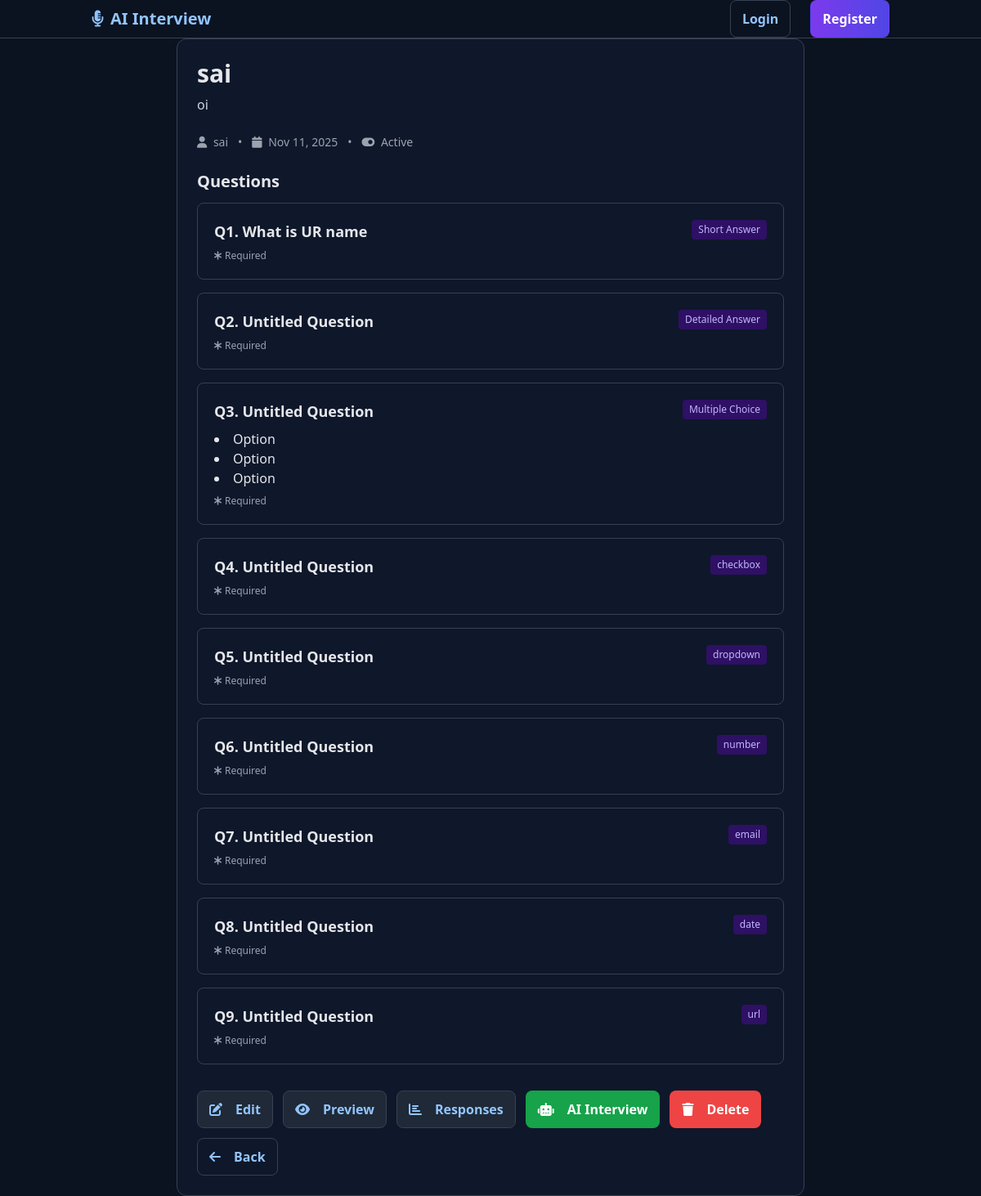
Page /interviews/2/ on the committed database.
### interviews/models.py (models this page shows, shortened)
class Interview(models.Model):
    title = models.CharField(max_length=255)
    description = models.TextField(blank=True)
    created_by = models.ForeignKey(User, on_delete=models.CASCADE, related_name='interviews')
    created_at = models.DateTimeField(default=timezone.now)
    updated_at = models.DateTimeField(auto_now=True)
    is_active = models.BooleanField(default=True)
    class Meta:
        ordering = ['-created_at']

class Question(models.Model):
    QUESTION_TYPES = [
        ('text', 'Short Answer'),
        ('textarea', 'Detailed Answer'),
        ('multiple_choice', 'Multiple Choice'),
    ]
    interview = models.ForeignKey(Interview, on_delete=models.CASCADE, related_name='questions')
    section = models.ForeignKey(Section, null=True, blank=True, on_delete=models.SET_NULL, related_name='questions')
    question_text = models.TextField()
    question_type = models.CharField(max_length=20, choices=QUESTION_TYPES, default='text')
    is_required = models.BooleanField(default=True)
    order = models.IntegerField(default=0)
    class Meta:
        ordering = ['order']

class QuestionOption(models.Model):
    question = models.ForeignKey(Question, on_delete=models.CASCADE, related_name='options')
    option_text = models.CharField(max_length=255)
    order = models.IntegerField(default=0)
    class Meta:
        ordering = ['order']

### interviews/views.py (the view)
# urls.py: path('<int:pk>/', views.interview_detail, name='detail'),
@require_http_methods(["GET"])
def interview_detail(request, pk):
    interview = get_object_or_404(Interview, pk=pk)
    return render(request, 'interviews/detail.html', {'interview': interview})

### templates/interviews/detail.html (shortened to what this page needs)
{% extends 'base.html' %}
{% block content %}
<div class="max-w-3xl mx-auto">
  <div class="card">
    <h1 class="text-3xl font-bold mb-2">{{ interview.title }}</h1>
    {% if interview.description %}<p class="text-gray-700 mb-6">{{ interview.description }}</p>{% endif %}
    <div class="flex items-center text-sm text-gray-600 mb-6 space-x-3">
      <span><i class="fas fa-user mr-1"></i> {{ interview.created_by.username }}</span>
      <span>•</span>
      <span><i class="fas fa-calendar mr-1"></i> {{ interview.created_at|date:"M d, Y" }}</span>
      <span>•</span>
      <span><i class="fas fa-toggle-on mr-1"></i> {% if interview.is_active %}Active{% else %}Inactive{% endif %}</span>
    </div>
    <h2 class="text-xl font-semibold mb-3">Questions</h2>
    <div class="space-y-4">
      {% for q in interview.questions.all %}
      <div class="border border-gray-200 rounded-lg p-5">
        <div class="flex justify-between items-start">
          <h3 class="text-lg font-semibold">Q{{ forloop.counter }}. {{ q.question_text }}</h3>
          <span class="text-xs px-2 py-1 rounded bg-purple-100 text-purple-800">{{ q.get_question_type_display }}</span>
        </div>
        {% if q.question_type == 'multiple_choice' %}
          <ul class="list-disc list-inside mt-2 text-gray-800">
            {% for opt in q.options.all %}
            <li>{{ opt.option_text }}</li>
            {% empty %}
            <li class="text-gray-500">No options added</li>
            {% endfor %}
          </ul>
        {% endif %}
        {% if q.is_required %}
        <p class="text-xs text-gray-500 mt-2"><i class="fas fa-asterisk mr-1"></i>Required</p>
        {% endif %}
      </div>
      {% empty %}
      <p class="text-gray-600">No questions yet.</p>
      {% endfor %}
    </div>
    <div class="mt-8 flex flex-wrap gap-3">
      <a href="{% url 'interviews:edit' interview.pk %}" class="btn btn-secondary"><i class="fas fa-edit mr-2"></i>Edit</a>
      <a href="{% url 'interviews:preview' interview.pk %}" class="btn btn-secondary"><i class="fas fa-eye mr-2"></i>Preview</a>
      <a href="{% url 'interviews:responses' interview.pk %}" class="btn btn-secondary"><i class="fas fa-chart-bar mr-2"></i>Responses</a>
      <a href="{% url 'interviews:ai_interview' interview.pk %}" class="btn btn-success"><i class="fas fa-robot mr-2"></i>AI Interview</a>
      <a href="{% url 'interviews:delete' interview.pk %}" class="btn btn-danger"><i class="fas fa-trash mr-2"></i>Delete</a>
      <a href="{% url 'interviews:list' %}" class="btn btn-outline"><i class="fas fa-arrow-left mr-2"></i>Back</a>
    </div>
  </div>
</div>
{% endblock %}

### static/css/app.css (style rules this page uses)
:root { --bg-0: #0b1220; --bg-1: #0f172a; --bg-2: #111827; --bg-3: #1f2937; --text-0: #e5e7eb; --text-1: #cbd5e1; --text-2: #9ca3af; --brand: #7c3aed; --brand-2: #4f46e5; --accent: #22c55e; --danger: #ef4444; --warning: #f59e0b; --border: #374151; --focus: #60a5fa; --link: #93c5fd; }
body.theme-dark { background: var(--bg-0); color: var(--text-0); }
body.theme-dark .text-gray-800 { color: var(--text-0) !important; }
body.theme-dark .text-gray-700 { color: var(--text-1) !important; }
body.theme-dark .text-gray-600 { color: var(--text-2) !important; }
body.theme-dark .text-gray-500 { color: #94a3b8 !important; }
body.theme-dark .border-gray-200 { border-color: var(--border) !important; }
body.theme-dark .bg-purple-50, body.theme-dark .bg-purple-100 { background-color: #2e1065 !important; color: #c4b5fd !important; }
.card { background: var(--bg-1); border: 1px solid var(--border); border-radius: 12px; padding: 24px; }
h1, h2, h3, h4 { color: var(--text-0); }
p { color: var(--text-1); }
small, .text-xs { color: var(--text-2); }
.btn { display: inline-flex; align-items: center; justify-content: center; gap: 8px; font-weight: 600; border-radius: 8px; padding: 10px 14px; border: 1px solid transparent; cursor: pointer; text-decoration: none; }
.btn-secondary { background: var(--bg-3); color: var(--text-0); border-color: var(--border); }
.btn-success { background: #16a34a; color: #fff; }
.btn-danger { background: var(--danger); color: #fff; }
.btn-outline { background: transparent; color: var(--text-0); border-color: var(--border); }
.btn, .btn:hover { text-decoration: none; }
a, .link { color: var(--link); }
* { box-sizing: border-box; }
html, body { margin: 0; padding: 0; }
body.theme-dark a { color: var(--link); }
.btn-primary, .btn-success, .btn-danger { color: #fff !important; }
body.theme-dark input, body.theme-dark textarea, body.theme-dark select, body.theme-dark .btn { box-shadow: none !important; }

### rows in the picture
Interview: title "sai", description "oi", created_by.username "sai", created_at "Nov 11, 2025"
Question: question_text "What is UR name", question_type "Short Answer", is_required True (drawn)
Question: question_text "Untitled Question", question_type "Detailed Answer", is_required True (drawn)
Question: question_text "Untitled Question", question_type "Multiple Choice", is_required True (drawn)
QuestionOption: option_text "Option"
QuestionOption: option_text "Option"
QuestionOption: option_text "Option"
Question: question_text "Untitled Question", question_type "checkbox", is_required True (drawn)
Question: question_text "Untitled Question", question_type "dropdown", is_required True (drawn)
Question: question_text "Untitled Question", question_type "number", is_required True (drawn)
Question: question_text "Untitled Question", question_type "email", is_required True (drawn)
Question: question_text "Untitled Question", question_type "date", is_required True (drawn)
Question: question_text "Untitled Question", question_type "url", is_required True (drawn)
